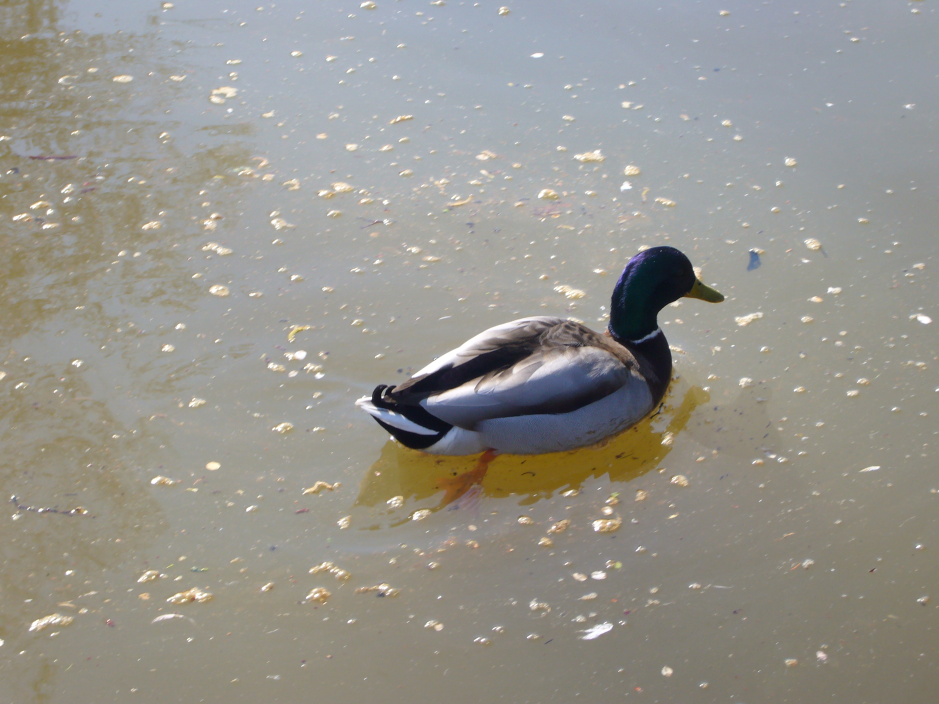
#> input picture test_resources/P1050142.JPG, 2816 x 2112 px (shown at 1/3 size)
$ python -i image_processing.py   (imports and definitions only)
#> lines starting #> are read from the running program, lines starting #| are printed output that depends on the picture
#!/usr/bin/env python3
# -*- coding: utf-8 -*-
#
# image_processing.py
# Copyright (C) 2022 flossCoder
#
# image_processing is free software: you can redistribute it and/or modify it
# under the terms of the GNU General Public License as published by the
# Free Software Foundation, either version 3 of the License, or
# (at your option) any later version.
#
# image_processing is distributed in the hope that it will be useful, but
# WITHOUT ANY WARRANTY; without even the implied warranty of
# MERCHANTABILITY or FITNESS FOR A PARTICULAR PURPOSE.
# See the GNU General Public License for more details.
#
# You should have received a copy of the GNU General Public License along
# with this program.  If not, see <http://www.gnu.org/licenses/>.
"""
Created on Fri Feb  4 09:43:54 2022

@author: flossCoder
"""

import numpy as np
from PIL import Image
from copy import deepcopy

def resize_images(images, resolution = None):
    """
    This function resizes the images.

    Parameters
    ----------
    images : list of numpy arrays
        Each entry of the list contains an image.
    resolution : tuple or float, optional
        The resolution describes the output size of an image. If resolution
        contains a tuple with two ints, they are used as resolution. If it
        contains a float, the number is considered as scaling factor preserving
        the original resolution. The default is None.

    Returns
    -------
    list of numpy arrays
        The resized images.

    """
    if resolution != None and type(resolution) != int and type(resolution) != float and len(resolution) == 2:
        for i in range(len(images)):
            if type(images[i]) == type(np.array([])):
                images[i] = np.array(Image.fromarray(images[i]).resize(resolution))
            else:
                images[i] = images[i].resize(resolution)
    elif resolution != None and (type(resolution) == int or type(resolution) == float):
        for i in range(len(images)):
            if type(images[i]) == type(np.array([])):
                image = Image.fromarray(images[i])
                images[i] = np.array(image.resize((int(image.size[0] * resolution), int(image.size[1] * resolution))))
            else:
                images[i] = images[i].resize((int(images[i].size[0] * resolution), int(images[i].size[1] * resolution)))
    elif resolution != None and len(resolution) == 1:
        for i in range(len(images)):
            if type(images[i]) == type(np.array([])):
                image = Image.fromarray(images[i])
                images[i] = np.array(image.resize((int(image.size[0] * resolution[0]), int(image.size[1] * resolution[0]))))
            else:
                images[i] = images[i].resize((int(images[i].size[0] * resolution[0]), int(images[i].size[1] * resolution[0])))
    return images

# [355 lines left out: functions resize_bounding_boxes, normalize_bounding_boxes, coordinates_crop_image_at_bounding_box, crop_images_at_bounding_boxes, generate_bounding_boxes_crops, generate_bounding_boxes_crops_with_zero_padding and 3 more, not called in this run]

>>> import cv2
>>> picture = cv2.imread('../test_resources/P1050142.JPG', cv2.IMREAD_GRAYSCALE)
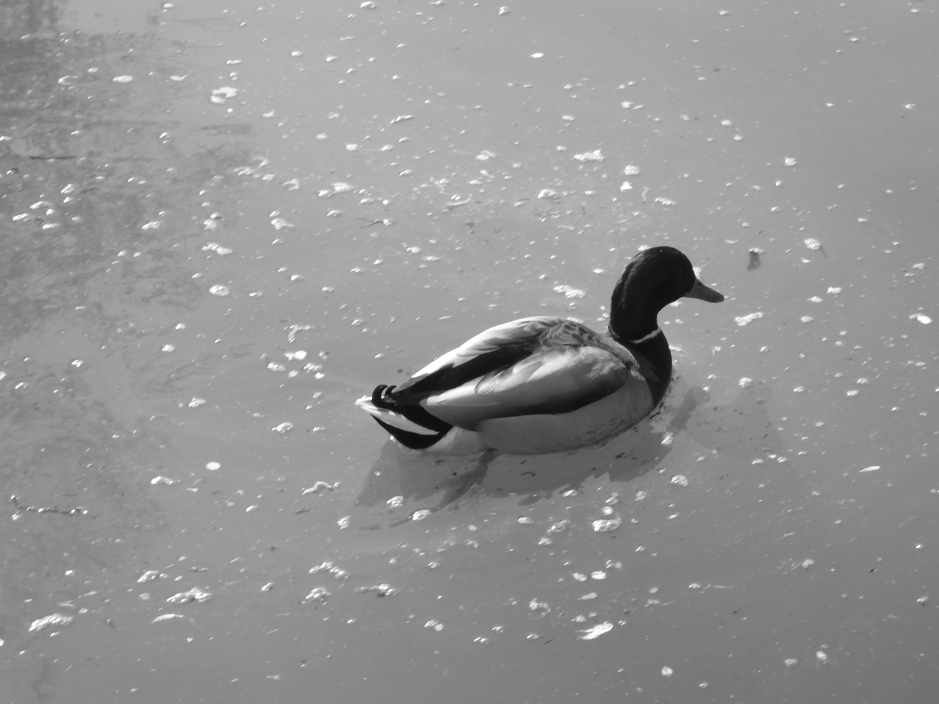
#> picture: shape (2112, 2816) (shown at 1/3 size); min 1, max 255, mean 147.9
>>> result = resize_images(picture)
